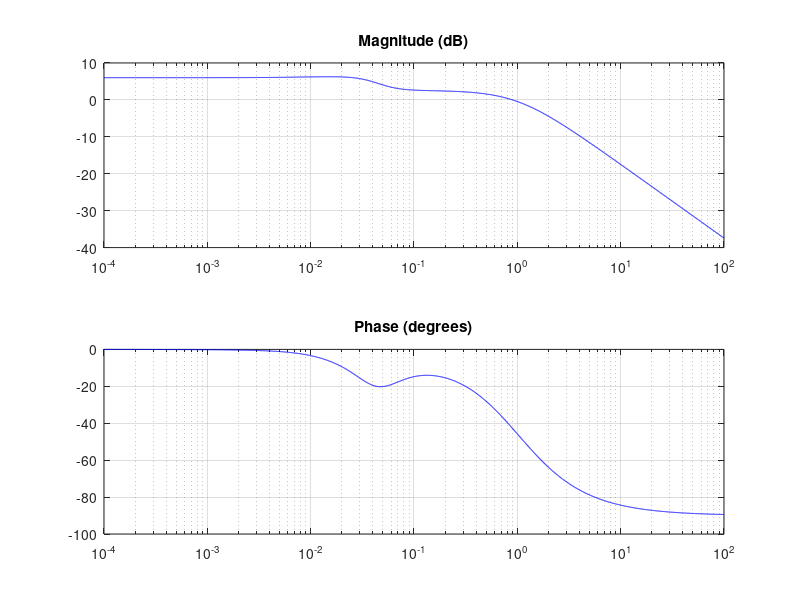

Write the MATLAB code that produced this figure. (Note: this script raises an error after producing the figure.)
%% The AAA algorithm for system identification
% Stefano Costa, August 2021

%%
% (Chebfun example applics/Bode2tf.m)
% [Tags: #AAA]

%%
% The AAA algorithm provides a natural way to identify LTI (linear time-invariant)
% system parameters such as
% poles, zeros and DC gain from Bode plots. For example, consider the 4th order system
% $$ G(s) = 2\frac{(1+105s)(1+\frac{1.4}{0.05}s+\frac{1}{0.05^2}s^2)}{(1+100s)(1+\frac{1.4}{0.04}s+\frac{1}{0.04^2}s^2)(1+s)} $$
Nc = [8.4e4 6.68e3 2.66e2 2];             % numerator coefficients
Dc = [6.25e4 6.6625e4 4.26e3 1.36e2 1];   % denominator coefficients
N = @(s) Nc*s.^[3:-1:0]';
D = @(s) Dc*s.^[4:-1:0]';
G = @(s) N(s(:))./D(s(:));                % system transfer function

%%
% for which we have the following:
pol = roots(Dc), zer = roots(Nc), DCgain = abs(G(0))

%%
% Let's sample some values in the frequency range $10^{-4}\leq \omega \leq 10^2$, and
% draw the Bode plots of magnitude and phase:
w = logspace(-4,2,3000);
mag = abs(G(i*w)); ph = -angle(G(i*w));
LW = 'linewidth'; LO = 'location'; SW = 'southwest';
subplot(211), semilogx(w,20*log10(mag),'b-'), grid on
title('Magnitude (dB)')
subplot(212), semilogx(w,ph*180/pi,'b-'), grid on
title('Phase (degrees)')

%%
% Given magnitude and phase, an approximation $H(s)$ for $G(s)$ is readily obtained by
% AAA approximation of the complex signal. Samples are mirrored in order to enforce
% symmetry.
wA = [-fliplr(w) w]; magA = [fliplr(mag) mag]; phA = [-fliplr(ph) ph];
GA = magA.*exp(i*phA);            % complex signal
[H,polA,resA,zerA] = aaa(GA,i*wA);
polA, zerA, DCgainA = abs(H(0))   % relevant parameters
subplot(211), hold on, semilogx(w,20*log10(abs(H(i*w))),'k--')
legend('G(s)','AAA',LO,SW)
subplot(212), hold on, semilogx(w,angle(H(i*w))*180/pi,'k--')
legend('G(s)','AAA',LO,SW)

%%
% Also, $H(s)$ shows negligible errors in initial data:
err_mag = norm(mag-abs(H(i*w)),inf)
err_ph = norm(ph-angle(H(i*w)),inf)

%% 
% The following means of recomputing poles will play a key role in what follows.
% In the case when they aren't computed in complex conjugate pairs, which is a necessary
% condition for $H(s)$ to represent a physical model, we discard the imaginary parts
% of the corresponding polynomials and extract the new roots (poles). Here, poles
% and zeros do match:
[NcA,DcA] = residue(resA,polA,[]);
polA = roots(real(DcA)), zerA = roots(real(NcA))

%%
% Now let's complicate things a little bit. A reduced order approximation, useful in
% applications to simplify analysis and control design, is obtained by calling the AAA
% algorithm with a low degree.
% 20 Lawson iterations under the hood place our scarce resource (poles) at best, though not
% necessarily in complex conjugate pairs, hence we force a recomputation, and
% eventually solve a least-squares problem. This idea is a variant of the AAA-LS
% method introduced in [1].

%%
% Going back to our approximation problem, with a 2nd order
% reduction we expect two real distinct poles for the reduced $H_r(s)$. Note that in this
% case a straightforward zero-pole (over)simplification, leaving with $1/(1+s)$, wouldn't
% really be acceptable, and AAA-LS finds a decent compromise:
[~,polAr] = aaa(GA,i*wA,'degree',2);
polAr = roots(real(poly(polAr)));   % pole recomputation
d = min(abs(i*wA(:)-polAr.'),[],1);
Q = d./(i*wA(:)-polAr.');
c = Q\GA.';                         % solve LS problem, new residues c
Hr = @(s) [d./(s(:)-polAr.')]*c;
[NAr] = residue(c,polAr,[]);
zerAr = roots(real(NAr)), polAr, DCgainAr = abs(Hr(0))
subplot(211), semilogx(w,20*log10(abs(Hr(i*w))),'c-'), hold off
legend('G(s)','AAA','reduced order AAA',LO,SW)
subplot(212), semilogx(w,angle(Hr(i*w))*180/pi,'c-'), hold off
legend('G(s)','AAA','reduced order AAA',LO,SW)

%%
% To see how good AAA-LS actually is, consider the scalar example with noise found in [2],
% i.e. $$ f(s) = (s-1)/(s^2+s+2). $$ The function is sampled at 500 logarithmically spaced points
% in the interval [0.1,10], and then normally distributed noise with a standard deviation
% of $10^{-2}$ is added:
Nc = [1 -1]; Dc = [1 1 2];
N = @(s) Nc*s.^[1 0]';
D = @(s) Dc*s.^[2 1 0]';
f = @(s) N(s(:))./D(s(:));
w = logspace(-1,1,500); mag = abs(f(i*w)); ph = -angle(f(i*w));
mag = mag+0.01*randn(1,length(mag)); ph = ph+0.01*randn(1,length(ph));
subplot(211), semilogx(w,20*log10(mag),'r-'), grid on
title('Magnitude (dB)')
subplot(212), semilogx(w,ph*180/pi,'r-'), grid on
title('Phase (degrees)')

%%
% We compute a rational approximant of degree only 2 using the above method. The AAA-LS approximant
% shows no significant deviations from the measurements, at least in the eyeball norm. This
% time the number of Lawson iterations is
% increased, to enhance their filtering effect:
wn = [-fliplr(w) w]; magn = [fliplr(mag) mag]; phn = [-fliplr(ph) ph];
fn = magn.*exp(i*phn);
[~,poln] = aaa(fn,i*wn,'degree',2,'lawson',30);
poln(find(real(poln)>0)) = -1;   % force system stability
poln = roots(real(poly(poln)));
dn = min(abs(i*wn(:)-poln.'),[],1);
Qn = dn./(i*wn(:)-poln.');
cn = Qn\fn.';
Hn = @(s) [dn./(s(:)-poln.')]*cn;
subplot(211), hold on, semilogx(w,20*log10(abs(Hn(i*w))),'b-'), hold off
legend('Noisy data','AAA approximant',LO,SW)
subplot(212), hold on, semilogx(w,angle(Hn(i*w))*180/pi,'b-'), hold off
legend('Noisy data','AAA approximant',LO,SW)

%%
% The poles are decently approximated, even in these perturbed conditions, as shown by the
% coefficients of the denominator:
Dcn = poly(poln)

%%
% The AAA-LS approximant effectively estimates the additive noise rather accurately,
% both in magnitude and in phase:
subplot(211), loglog(w,abs(mag(:)-abs(Hn(i*w))),'r-',LW,.5), grid on
title('Estimated noise in magnitude'), axis([min(w) max(w) 1e-5 1e-1]);
subplot(212), loglog(w,abs(ph(:)-angle(Hn(i*w))),'r-',LW,.5), grid on
title('Estimated noise in phase'), axis([min(w) max(w) 1e-5 1e-1]);

%%
% [1] S. Costa and L. N. Trefethen,
% AAA-least squares rational approximation and solution of Laplace problems,
% Proceedings of the 8ECM, 2021.
%
% [2] I. V. Gosea and S. G&uuml;ttel,
% Algorithms for the rational approximation of matrix-valued functions,
% arXiv:2003.06410v2, 2021.
